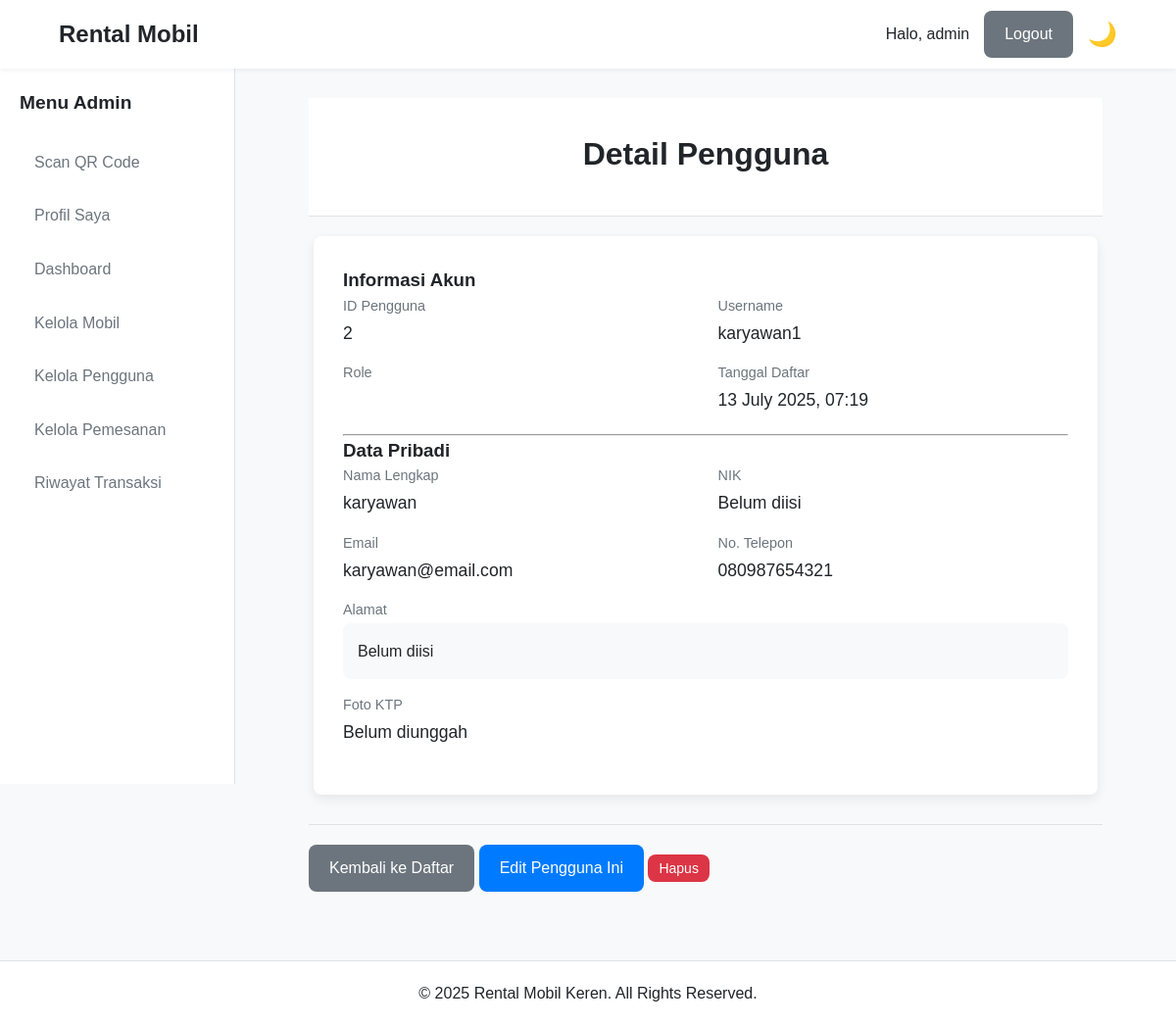
The page /actions/pengguna/detail.php?id=2 (signed in) on the database as committed earlier.
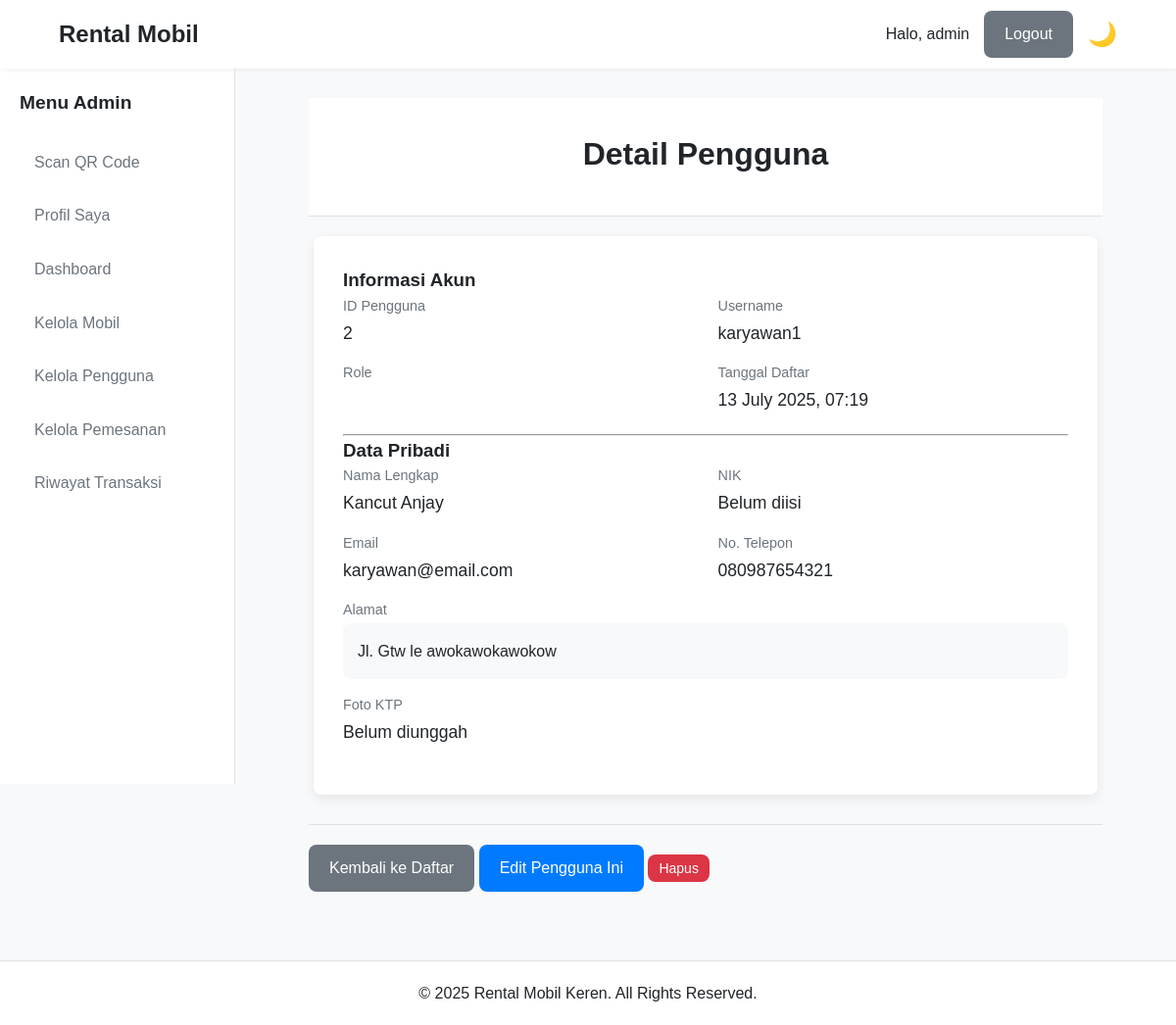
The same page on the database as committed later.
### tables this page shows
CREATE TABLE `pengguna` (
  `id_pengguna` int(11) NOT NULL,
  `username` varchar(50) NOT NULL,
  `password` varchar(255) NOT NULL,
  `nama_lengkap` varchar(100) NOT NULL,
  `nik` varchar(16) DEFAULT NULL,
  `foto_ktp` varchar(255) DEFAULT NULL,
  `email` varchar(100) NOT NULL,
  `no_telp` varchar(15) NOT NULL,
  `alamat` text DEFAULT NULL,
  `role` enum('Admin','Karyawan','Pelanggan') NOT NULL DEFAULT 'Pelanggan',
  `created_at` timestamp NOT NULL DEFAULT current_timestamp()
);

### actions/pengguna/detail.php (the view, shortened to what this page needs)
<?php
require_once '../../includes/config.php';
$id_user = isset($_GET['id']) ? (int)$_GET['id'] : 0;
try {
    $stmt = $pdo->prepare("SELECT * FROM pengguna WHERE id_pengguna = ?");
    $stmt->execute([$id_user]);
    $user = $stmt->fetch();
} catch (PDOException $e) {
    redirect_with_message('../../admin/user.php', 'Terjadi kesalahan pada database.', 'error');
}
require_once '../../includes/header.php';
?>
<div class="page-header">
    <h1>Detail Pengguna</h1>
</div>
<div class="detail-container single-column">
    <div class="detail-main">
        <h3>Informasi Akun</h3>
        <div class="info-grid">
            <div class="info-item"><span class="label">ID Pengguna</span><span class="value"><?= htmlspecialchars($user['id_pengguna']) ?></span></div>
            <div class="info-item"><span class="label">Username</span><span class="value"><?= htmlspecialchars($user['username']) ?></span></div>
            <div class="info-item"><span class="label">Role</span><span class="value"><span class="status-badge status-<?= strtolower($user['role']) ?>"><?= htmlspecialchars($user['role']) ?></span></span></div>
            <div class="info-item"><span class="label">Tanggal Daftar</span><span class="value"><?= date('d F Y, H:i', strtotime($user['created_at'])) ?></span></div>
        </div>
        <hr>
        <h3>Data Pribadi</h3>
        <div class="info-grid">
            <div class="info-item"><span class="label">Nama Lengkap</span><span class="value"><?= htmlspecialchars($user['nama_lengkap']) ?></span></div>
            <div class="info-item"><span class="label">NIK</span><span class="value"><?= htmlspecialchars($user['nik'] ?: 'Belum diisi') ?></span></div>
            <div class="info-item"><span class="label">Email</span><span class="value"><?= htmlspecialchars($user['email']) ?></span></div>
            <div class="info-item"><span class="label">No. Telepon</span><span class="value"><?= htmlspecialchars($user['no_telp'] ?: 'Belum diisi') ?></span></div>
            <div class="info-item full-width"><span class="label">Alamat</span>
                <div class="value description"><?= htmlspecialchars($user['alamat'] ?: 'Belum diisi') ?></div>
            </div>
            <div class="info-item full-width"><span class="label">Foto KTP</span>
                <div class="value">
                    <?php if (!empty($user['foto_ktp'])): ?>
                        <a href="<?= BASE_URL ?>uploads/ktp/<?= htmlspecialchars($user['foto_ktp']) ?>" target="_blank">Lihat Foto KTP</a>
                    <?php else: ?>
                        Belum diunggah
                    <?php endif; ?>
                </div>
            </div>
        </div>
    </div>
</div>
<div class="detail-actions">
    <a href="../../admin/user.php" class="btn btn-secondary">Kembali ke Daftar</a>
    <a href="edit.php?id=<?= $user['id_pengguna'] ?>" class="btn btn-primary">Edit Pengguna Ini</a>
    <form action="hapus.php" method="POST" style="display:inline;" onsubmit="return confirm('Peringatan: Yakin ingin menghapus pengguna ini?');">
        <button type="submit" class="btn btn-danger btn-sm">Hapus</button>
    </form>
</div>
<?php require_once '../../includes/footer.php'; ?>

Rows that differ between the two databases and show on the page:
changed pengguna "karyawan1": nama_lengkap "karyawan" → "Kancut Anjay"; alamat "Belum diisi" → "Jl. Gtw le awokawokawokow"
